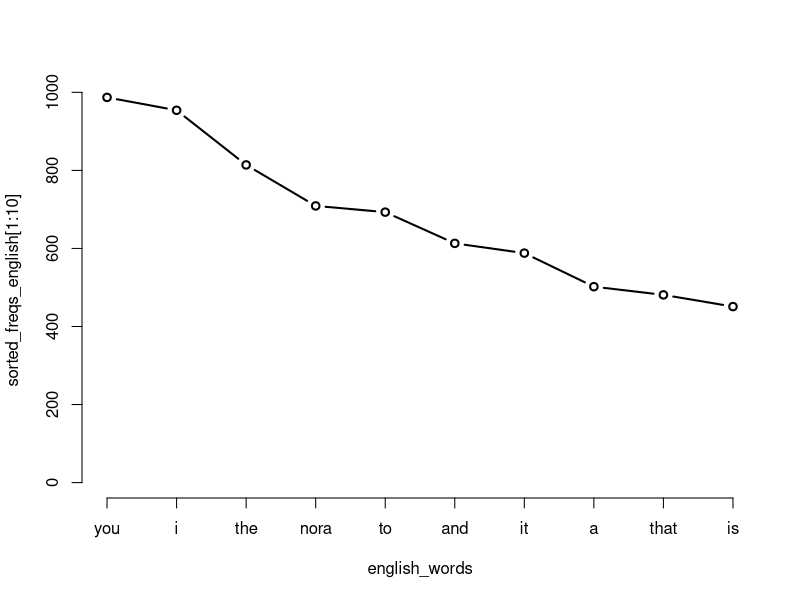

Write R code to recreate this figure.
## ---- chunk 1
library(stringr)
## ---- chunk 2
english <- scan("DollsHouse-Eng.txt", what = "character", sep = "\n")
## ---- chunk 3
english[1]
english[34]
## ---- chunk 4
something = LETTERS #what is in this something now? type something and press enter to check out!
which(something == "A")
which(something == "Y")
## ---- chunk 5
meta.top.end <- which(startsWith(english,"*** START OF THIS PROJECT GUTENBERG EBOOK"))
meta.bottom.start <- which(startsWith(english, "End of the Project Gutenberg EBook"))
actual_english <- english[meta.top.end+1:meta.bottom.start+1]
## ---- chunk 6
actual_english_string <- paste(actual_english, collapse = " ")
english_lower <- tolower(actual_english_string)
## ---- chunk 7
english_words <- strsplit(english_lower, "\\W+")
## ---- chunk 8
sorted_freqs_english <- sort(table(english_words), decreasing = TRUE)
## ---- chunk 9
sorted_freqs_english["nora"]
sorted_freqs_english["helmer"]
## ---- chunk 10
plot(sorted_freqs_english[1:10], type="b")
## ---- chunk 11
v1 = c("LING","ENGL","ENG","JLMC")
v2 = c("school","college","university")
paste(v1,v2)
paste(v1,v2,collapse=",")
paste(v1,v2,sep=",")
length(paste(v1,v2,collapse=","))
length(paste(v1,v2,sep=","))

